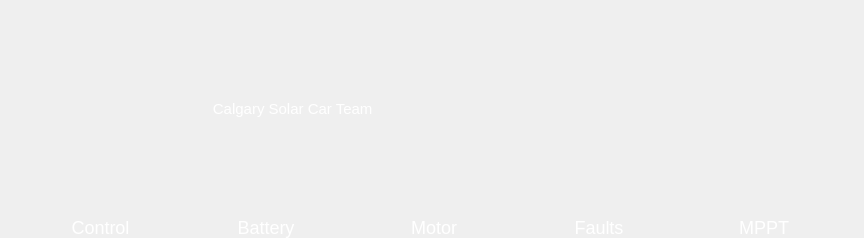
<?xml version="1.0" encoding="UTF-8"?>
<ui version="4.0">
 <class>TabUi</class>
 <widget class="QWidget" name="TabUi">
  <property name="geometry">
   <rect>
    <x>0</x>
    <y>0</y>
    <width>864</width>
    <height>238</height>
   </rect>
  </property>
  <property name="sizePolicy">
   <sizepolicy hsizetype="Preferred" vsizetype="Preferred">
    <horstretch>0</horstretch>
    <verstretch>0</verstretch>
   </sizepolicy>
  </property>
  <property name="windowTitle">
   <string>Form</string>
  </property>
  <property name="styleSheet">
   <string notr="true"/>
  </property>
  <layout class="QVBoxLayout" name="verticalLayout_2">
   <property name="spacing">
    <number>0</number>
   </property>
   <property name="leftMargin">
    <number>0</number>
   </property>
   <property name="topMargin">
    <number>0</number>
   </property>
   <property name="rightMargin">
    <number>0</number>
   </property>
   <property name="bottomMargin">
    <number>0</number>
   </property>
   <item>
    <layout class="QHBoxLayout" name="horizontalLayout_3">
     <property name="spacing">
      <number>0</number>
     </property>
     <property name="rightMargin">
      <number>100</number>
     </property>
     <item>
      <widget class="QPushButton" name="homepageButton">
       <property name="sizePolicy">
        <sizepolicy hsizetype="Fixed" vsizetype="Fixed">
         <horstretch>0</horstretch>
         <verstretch>0</verstretch>
        </sizepolicy>
       </property>
       <property name="minimumSize">
        <size>
         <width>0</width>
         <height>30</height>
        </size>
       </property>
       <property name="maximumSize">
        <size>
         <width>30</width>
         <height>16777215</height>
        </size>
       </property>
       <property name="autoFillBackground">
        <bool>false</bool>
       </property>
       <property name="styleSheet">
        <string notr="true">QPushButton{
color: rgb(255,255,255);
background-color: qlineargradient(x1: 0, y1: 0, x2: 0, y2: 1,
                                      stop: 0 rgb(100,100,100), stop: 1 black);
image: url(:/Resources/HomeIcon.png);
image-position: 1,1;
font-size: 18px;

border:grey;
}
QPushButton:hover{
color: rgb(255,255,255);
background-color: qlineargradient(x1: 0, y1: 0, x2: 0, y2: 1,
                                      stop: 0 rgb(160,160,160), stop: 1 rgb(120,120,120));

}
QPushButton:pressed{
color: rgb(255,255,255);
background-color: qlineargradient(x1: 0, y1: 0, x2: 0, y2: 1,
                                      stop: 0 rgb(120,120,120), stop: 1 rgb(80,80,80));
}</string>
       </property>
       <property name="text">
        <string/>
       </property>
       <property name="iconSize">
        <size>
         <width>32</width>
         <height>32</height>
        </size>
       </property>
      </widget>
     </item>
     <item>
      <layout class="QHBoxLayout" name="horizontalLayout_5">
       <item>
        <widget class="QLabel" name="label">
         <property name="enabled">
          <bool>true</bool>
         </property>
         <property name="sizePolicy">
          <sizepolicy hsizetype="Minimum" vsizetype="Preferred">
           <horstretch>0</horstretch>
           <verstretch>0</verstretch>
          </sizepolicy>
         </property>
         <property name="minimumSize">
          <size>
           <width>520</width>
           <height>0</height>
          </size>
         </property>
         <property name="maximumSize">
          <size>
           <width>1000</width>
           <height>16777215</height>
          </size>
         </property>
         <property name="font">
          <font>
           <pointsize>11</pointsize>
          </font>
         </property>
         <property name="styleSheet">
          <string notr="true">QLabel{
color: rgb(255,255,255);
background-color: qlineargradient(x1: 0, y1: 0, x2: 0, y2: 1,
                                      stop: 0 rgb(100,100,100), stop: 1 black);

QWidget::move(40, 2);
}
</string>
         </property>
         <property name="frameShape">
          <enum>QFrame::NoFrame</enum>
         </property>
         <property name="frameShadow">
          <enum>QFrame::Plain</enum>
         </property>
         <property name="text">
          <string>                                            Calgary Solar Car Team</string>
         </property>
         <property name="alignment">
          <set>Qt::AlignJustify|Qt::AlignVCenter</set>
         </property>
         <property name="margin">
          <number>0</number>
         </property>
         <property name="indent">
          <number>-1</number>
         </property>
        </widget>
       </item>
      </layout>
     </item>
     <item>
      <widget class="QLabel" name="Digital_Clock">
       <property name="text">
        <string/>
       </property>
      </widget>
     </item>
    </layout>
   </item>
   <item>
    <layout class="QHBoxLayout" name="horizontalLayout_4">
     <property name="spacing">
      <number>0</number>
     </property>
     <item>
      <widget class="QPushButton" name="controlButton">
       <property name="sizePolicy">
        <sizepolicy hsizetype="Fixed" vsizetype="Fixed">
         <horstretch>0</horstretch>
         <verstretch>0</verstretch>
        </sizepolicy>
       </property>
       <property name="minimumSize">
        <size>
         <width>140</width>
         <height>0</height>
        </size>
       </property>
       <property name="maximumSize">
        <size>
         <width>110</width>
         <height>16777215</height>
        </size>
       </property>
       <property name="styleSheet">
        <string notr="true">QPushButton{

color: rgb(255,255,255);
background-color: qlineargradient(x1: 0, y1: 0, x2: 0, y2: 1,
   
                                  stop: 0 rgb(60,60,60), stop: 1 rgb(60,60,60));
image: url(:/Resources/SteeringIcon.png);
image-position: 1,1;
font-size: 18px;

border:grey;
}
QPushButton:hover{
color: rgb(255,255,255);
background-color: qlineargradient(x1: 0, y1: 0, x2: 0, y2: 1,
                                      stop: 0 rgb(160,160,160), stop: 1 rgb(120,120,120));
}
QPushButton:pressed{
color: rgb(255,255,255);
background-color: qlineargradient(x1: 0, y1: 0, x2: 0, y2: 1,
                                      stop: 0 rgb(120,120,120), stop: 1 rgb(80,80,80));
}</string>
       </property>
       <property name="text">
        <string> Control</string>
       </property>
      </widget>
     </item>
     <item>
      <widget class="QPushButton" name="batteryButton">
       <property name="sizePolicy">
        <sizepolicy hsizetype="Fixed" vsizetype="Fixed">
         <horstretch>0</horstretch>
         <verstretch>0</verstretch>
        </sizepolicy>
       </property>
       <property name="minimumSize">
        <size>
         <width>140</width>
         <height>0</height>
        </size>
       </property>
       <property name="maximumSize">
        <size>
         <width>110</width>
         <height>16777215</height>
        </size>
       </property>
       <property name="styleSheet">
        <string notr="true">QPushButton{
color: rgb(255,255,255);
background-color: qlineargradient(x1: 0, y1: 0, x2: 0, y2: 1,
                                      stop: 0 rgb(60,60,60), stop: 1 rgb(60,60,60));
image: url(:/Resources/BatteryIcon.png);
image-position: 1,1;
font-size: 18px;

border: grey;
}
QPushButton:hover{
color: rgb(255,255,255);
background-color: qlineargradient(x1: 0, y1: 0, x2: 0, y2: 1,
                                      stop: 0 rgb(160,160,160), stop: 1 rgb(120,120,120));
}
QPushButton:pressed{
color: rgb(255,255,255);
background-color: qlineargradient(x1: 0, y1: 0, x2: 0, y2: 1,
                                      stop: 0 rgb(120,120,120), stop: 1 rgb(80,80,80));
}</string>
       </property>
       <property name="text">
        <string>Battery</string>
       </property>
      </widget>
     </item>
     <item>
      <widget class="QPushButton" name="motorButton">
       <property name="sizePolicy">
        <sizepolicy hsizetype="Fixed" vsizetype="Fixed">
         <horstretch>0</horstretch>
         <verstretch>0</verstretch>
        </sizepolicy>
       </property>
       <property name="minimumSize">
        <size>
         <width>140</width>
         <height>0</height>
        </size>
       </property>
       <property name="maximumSize">
        <size>
         <width>110</width>
         <height>16777215</height>
        </size>
       </property>
       <property name="styleSheet">
        <string notr="true">QPushButton{
color: rgb(255,255,255);
background-color: qlineargradient(x1: 0, y1: 0, x2: 0, y2: 1,
                                      stop: 0 rgb(60,60,60), stop: 1 rgb(60,60,60));
image: url(:/Resources/EngineIcon.png);
image-position: 1,1;
font-size: 18px;

border:grey;
}
QPushButton:hover{
color: rgb(255,255,255);
background-color: qlineargradient(x1: 0, y1: 0, x2: 0, y2: 1,
                                      stop: 0 rgb(160,160,160), stop: 1 rgb(120,120,120));
}
QPushButton:pressed{
color: rgb(255,255,255);
background-color: qlineargradient(x1: 0, y1: 0, x2: 0, y2: 1,
                                      stop: 0 rgb(120,120,120), stop: 1 rgb(80,80,80));
}</string>
       </property>
       <property name="text">
        <string>Motor</string>
       </property>
      </widget>
     </item>
     <item>
      <widget class="QPushButton" name="motorFaultButton">
       <property name="sizePolicy">
        <sizepolicy hsizetype="Fixed" vsizetype="Fixed">
         <horstretch>0</horstretch>
         <verstretch>0</verstretch>
        </sizepolicy>
       </property>
       <property name="minimumSize">
        <size>
         <width>134</width>
         <height>0</height>
        </size>
       </property>
       <property name="maximumSize">
        <size>
         <width>110</width>
         <height>16777215</height>
        </size>
       </property>
       <property name="styleSheet">
        <string notr="true">QPushButton{
color: rgb(255,255,255);
background-color: qlineargradient(x1: 0, y1: 0, x2: 0, y2: 1,
                                      stop: 0 rgb(60,60,60), stop: 1 rgb(60,60,60));
image: url(:/Resources/GearIcon.png);
image-position: 1,1;
font-size:18px;

border:grey;
}
QPushButton:hover{
color: rgb(255,255,255);
background-color: qlineargradient(x1: 0, y1: 0, x2: 0, y2: 1,
                                      stop: 0 rgb(160,160,160), stop: 1 rgb(120,120,120));
}
QPushButton:pressed{
color: rgb(255,255,255);
background-color: qlineargradient(x1: 0, y1: 0, x2: 0, y2: 1,
                                      stop: 0 rgb(120,120,120), stop: 1 rgb(80,80,80));
}</string>
       </property>
       <property name="text">
        <string>Faults</string>
       </property>
      </widget>
     </item>
     <item>
      <widget class="QPushButton" name="mpptButton">
       <property name="sizePolicy">
        <sizepolicy hsizetype="Fixed" vsizetype="Fixed">
         <horstretch>0</horstretch>
         <verstretch>0</verstretch>
        </sizepolicy>
       </property>
       <property name="minimumSize">
        <size>
         <width>140</width>
         <height>0</height>
        </size>
       </property>
       <property name="maximumSize">
        <size>
         <width>110</width>
         <height>16777215</height>
        </size>
       </property>
       <property name="styleSheet">
        <string notr="true">QPushButton{
color: rgb(255,255,255);
background-color: qlineargradient(x1: 0, y1: 0, x2: 0, y2: 1,
                                      stop: 0 rgb(60,60,60), stop: 1 rgb(60,60,60));
image: url(:/Resources/MPPTIcon.png);
image-position: 1,1;
font-size: 18px;

border:grey;
}
QPushButton:hover{
color: rgb(255,255,255);
background-color: qlineargradient(x1: 0, y1: 0, x2: 0, y2: 1,
                                      stop: 0 rgb(160,160,160), stop: 1 rgb(120,120,120));
}
QPushButton:pressed{
color: rgb(255,255,255);
background-color: qlineargradient(x1: 0, y1: 0, x2: 0, y2: 1,
                                      stop: 0 rgb(120,120,120), stop: 1 rgb(80,80,80));
}</string>
       </property>
       <property name="text">
        <string>MPPT</string>
       </property>
      </widget>
     </item>
    </layout>
   </item>
  </layout>
 </widget>
 <resources/>
 <connections/>
</ui>
